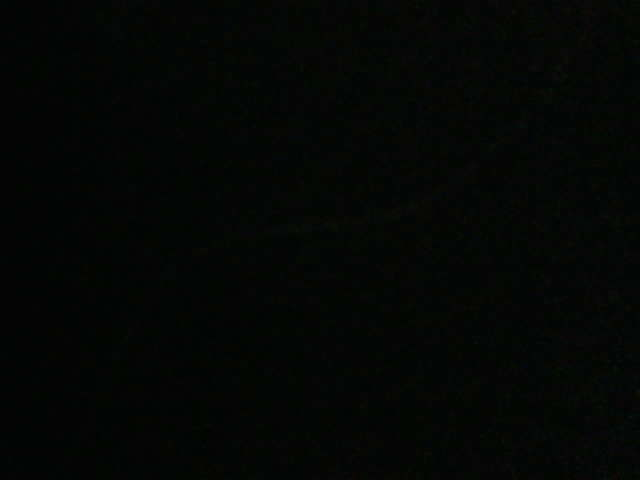
#> input picture tools/camera_capture/test_1.jpg, 640 x 480 px; the run also reads 1 picture not shown here
$ python test_item_removal.py --empty test_1.jpg --added test_2.jpg --removed test_2.jpg
#> lines starting #> are read from the running program, lines starting #| are printed output that depends on the picture; after the words box and inside, x2 and y2 are one past the last pixel; in counts of white or black regions, pixels touching at a corner belong together
"""
test_item_removal.py -- Offline three-state test of whether OpenCV image
comparison can detect an item being added to and then removed from a shoebox.

Usage
-----
python test_item_removal.py --empty <path> --added <path> --removed <path>
                            [--threshold N]

Arguments
---------
  --empty       Image of the empty shoebox before adding the item.
  --added       Image of the same shoebox with the item inside.
  --removed     Image after the item has been removed.
  --threshold   Integer 0-255; pixels with diff above this value are marked as
                changed. Default: 30.

Outputs
-------
A subfolder named ``item_removal_test_results`` is created next to the
``--removed`` image.  For each of the three comparisons the following files
are written:

  <name>_diff.jpg     Grayscale absolute-difference image.
  <name>_mask.jpg     Cleaned binary mask (after morphological open+close).
  <name>_outline.jpg  Second image of the pair with significant contours drawn.

Comparisons
-----------
  empty_vs_added   -- empty vs. added   (detect the item being placed in)
  added_vs_removed -- added vs. removed  (detect the item being taken out)
  empty_vs_removed -- empty vs. removed   (check scene returned to ~original)

No file is overwritten: if an output already exists the script prints an
error and exits with a non-zero status.

This is an offline experiment for three captured states -- it does not prove
reliable real-time detection.
"""

import argparse
import os
import sys

import cv2


# ── argument parsing ─────────────────────────────────────────────────

def parse_args():
    parser = argparse.ArgumentParser(
        description=(
            "Offline three-state test of OpenCV item-add / item-remove "
            "detection for a shoebox."
        ),
        formatter_class=argparse.RawDescriptionHelpFormatter,
        epilog=__doc__,
    )
    parser.add_argument(
        "--empty",
        required=True,
        help="Image of the empty shoebox before adding the item.",
    )
    parser.add_argument(
        "--added",
        required=True,
        help="Image of the same shoebox with the item inside.",
    )
    parser.add_argument(
        "--removed",
        required=True,
        help="Image after the item has been removed.",
    )
    parser.add_argument(
        "--threshold",
        type=int,
        default=30,
        metavar="N",
        help="Pixel-difference threshold (0-255). "
             "Pixels above this are marked as changed. Default: 30.",
    )
    return parser.parse_args()


# ── helpers ──────────────────────────────────────────────────────────

def load_image(path, label):
    """Load an image from disk; exit with a clear message on failure."""
#> called with path = 'test_1.jpg', label = 'empty'
    if not os.path.isfile(path):
        sys.exit(f"Error: {label} image not found: {path}")
    img = cv2.imread(path)
#> img is the input picture: shape (480, 640, 3); mean B, G, R 4.47, 6.35, 3.83
    if img is None:
        sys.exit(f"Error: OpenCV could not decode {label} image: {path}")
    return img


def validate_dimensions(name_a, img_a, name_b, img_b):
    """Exit with a clear message if two images differ in size or channels."""
    if img_a.shape != img_b.shape:
        sys.exit(
            f"Error: {name_a} and {name_b} have different dimensions.\n"
            f"  {name_a}: {img_a.shape[1]}x{img_a.shape[0]} "
            f"(channels={img_a.shape[2] if img_a.ndim == 3 else 1})\n"
            f"  {name_b}: {img_b.shape[1]}x{img_b.shape[0]} "
            f"(channels={img_b.shape[2] if img_b.ndim == 3 else 1})"
        )


def safe_write(path, img):
    """Write an image to disk, refusing to overwrite an existing file."""
    if os.path.exists(path):
        sys.exit(
            f"Error: output file already exists (will not overwrite): {path}"
        )
    ok = cv2.imwrite(path, img)
    if not ok:
        sys.exit(f"Error: could not write output file: {path}")


# ── core comparison ──────────────────────────────────────────────────

def compare(label, img_a, img_b, threshold, out_dir):
    """Run a single grayscale absdiff comparison.

    Parameters
    ----------
    label     : identifier used in output filenames (e.g. "empty_vs_added").
    img_a     : first image (BGR) -- the "before" in the pair.
    img_b     : second image (BGR) -- the "after" in the pair.  Outlines are
                drawn on a copy of this image.
    threshold : binary threshold value (0-255).
    out_dir   : directory to write outputs into.

    Returns a dict of measurements.
    """
#> called with label = 'empty_vs_added', threshold = 30
    # Grayscale conversion
    gray_a = cv2.cvtColor(img_a, cv2.COLOR_BGR2GRAY)
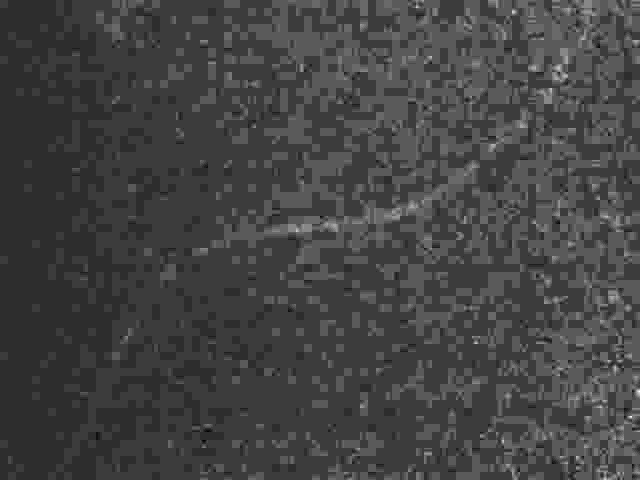
#> gray_a: shape (480, 640); min 1, max 18, mean 5.51; drawn with min black and max white
    gray_b = cv2.cvtColor(img_b, cv2.COLOR_BGR2GRAY)

    # Absolute pixel-wise difference
    diff = cv2.absdiff(gray_a, gray_b)

    # Binary threshold mask
    _, mask = cv2.threshold(diff, threshold, 255, cv2.THRESH_BINARY)
#> mask: shape (480, 640); 0% white in thin lines or dots, all inside (x1, y1, x2, y2) = (219, 441, 222, 443)

    # 3x3 morphological opening then closing (same approach as
    # compare_images.py: opening removes small isolated blobs, closing
    # fills small holes inside larger regions).
    kernel = cv2.getStructuringElement(cv2.MORPH_RECT, (3, 3))
    mask_clean = cv2.morphologyEx(mask, cv2.MORPH_OPEN, kernel)
#> mask_clean: shape (480, 640); every value is 0
    mask_clean = cv2.morphologyEx(mask_clean, cv2.MORPH_CLOSE, kernel)

    # External contours, keep those with area >= 100 px
    contours, _ = cv2.findContours(
        mask_clean, cv2.RETR_EXTERNAL, cv2.CHAIN_APPROX_SIMPLE
    )
#> contours = []
    significant = [c for c in contours if cv2.contourArea(c) >= 100]
#> significant = []

    # Draw outlines on a copy of the second image in this comparison
    outlined = img_b.copy()
    cv2.drawContours(outlined, significant, -1, (0, 255, 0), 2)  # green

    # Output paths
    path_diff = os.path.join(out_dir, f"{label}_diff.jpg")
    path_mask = os.path.join(out_dir, f"{label}_mask.jpg")
    path_outline = os.path.join(out_dir, f"{label}_outline.jpg")

    safe_write(path_diff, diff)
    safe_write(path_mask, mask_clean)
    safe_write(path_outline, outlined)

    # Measurements (denominator = total image pixels)
    h, w = gray_a.shape[:2]
#> h = 480; w = 640
    total_pixels = h * w
#> total_pixels = 307200
    changed = int(cv2.countNonZero(mask_clean))
#> changed = 0
    pct = (changed / total_pixels) * 100
#> pct = 0

    return {
        "label": label,
        "changed": changed,
        "total": total_pixels,
        "pct": pct,
        "num_contours": len(contours),
        "num_significant": len(significant),
        "path_diff": path_diff,
        "path_mask": path_mask,
        "path_outline": path_outline,
    }


# ── report ───────────────────────────────────────────────────────────

def print_report(result):
    """Print a readable block for one comparison."""
    print(f"\n  --- {result['label']} ---")
    print(
        f"    Changed pixels:      {result['changed']:,} / "
        f"{result['total']:,}  ({result['pct']:.2f}%)"
    )
    print(
        f"    Significant contours (>= 100 px²): "
        f"{result['num_significant']} of {result['num_contours']}"
    )
    print(f"    Diff image:          {result['path_diff']}")
    print(f"    Mask image:          {result['path_mask']}")
    print(f"    Outline image:       {result['path_outline']}")


# ── main ─────────────────────────────────────────────────────────────

def main():
    args = parse_args()

    if not (0 <= args.threshold <= 255):
        sys.exit(
            f"Error: --threshold must be between 0 and 255 "
            f"(got {args.threshold})."
        )

    # ------------------------------------------------------------------
    # 1. Load all three images
    # ------------------------------------------------------------------
    empty = load_image(args.empty, "empty")
    added = load_image(args.added, "added")
    removed = load_image(args.removed, "removed")

    # ------------------------------------------------------------------
    # 2. Validate dimensions match across all three
    # ------------------------------------------------------------------
    validate_dimensions("empty", empty, "added", added)
    validate_dimensions("added", added, "removed", removed)

    # ------------------------------------------------------------------
    # 3. Output directory: item_removal_test_results next to --removed
    # ------------------------------------------------------------------
    removed_dir = os.path.dirname(os.path.abspath(args.removed))
    out_dir = os.path.join(removed_dir, "item_removal_test_results")
    os.makedirs(out_dir, exist_ok=True)

    threshold = args.threshold

    # ------------------------------------------------------------------
    # 4. Run the three independent comparisons
    # ------------------------------------------------------------------
    results = []
    results.append(compare("empty_vs_added", empty, added, threshold, out_dir))
    results.append(compare("added_vs_removed", added, removed, threshold, out_dir))
    results.append(compare("empty_vs_removed", empty, removed, threshold, out_dir))

    # ------------------------------------------------------------------
    # 5. Summary report
    # ------------------------------------------------------------------
    print()
    print("=" * 60)
    print("ITEM REMOVAL TEST -- SUMMARY")
    print("=" * 60)
    print(f"  Empty:     {os.path.abspath(args.empty)}")
    print(f"  Added:     {os.path.abspath(args.added)}")
    print(f"  Removed:   {os.path.abspath(args.removed)}")
    print(f"  Threshold: {threshold}")
    print(f"  Output:    {out_dir}")

    for r in results:
        print_report(r)
#> this loop made 3 passes
#> (printed output is left out)

    # ------------------------------------------------------------------
    # 6. Interpretation guide
    # ------------------------------------------------------------------
    print()
    print("=" * 60)
    print("INTERPRETATION GUIDE")
    print("=" * 60)
    print("""
  empty_vs_added:
    Should show a clear change around the item that was placed in the box.
    Expect a higher changed-pixel percentage and one or more significant
    contours near the item's location.

  added_vs_removed:
    Should show a clear change around the item's former position.  The
    change pattern should roughly mirror empty_vs_added if the item was
    returned to approximately the same spot outside the box.

  empty_vs_removed:
    Should generally show LESS change than the other two comparisons,
    because the scene returned to (approximately) its original state.
    Residual change here typically indicates lighting drift, camera
    movement, or the item leaving a mark or shifting the box.

  NOTE: These measurements are from a single offline experiment with
  three captured states.  They do not prove reliable real-time detection.
  A production system would need many samples under varying conditions
  and validated thresholds before deployment.
""")


if __name__ == "__main__":
    main()
